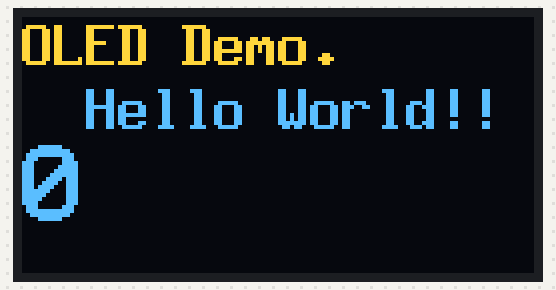
Bench run of a sketch on a simulated Arduino Uno, built with avr-gcc and run on an emulated ATmega328P. Parts: 128×64 one-colour display. The OLED is the two-colour kind (top 16 rows yellow).

Above: at 0.3 s.
At 4.4 s:
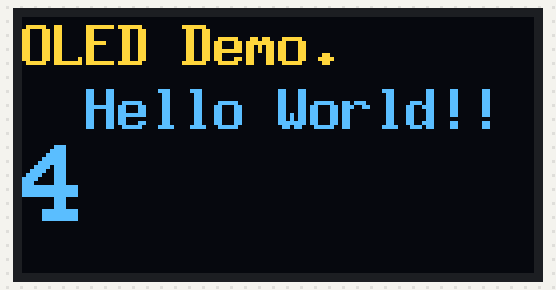
At 9.5 s:
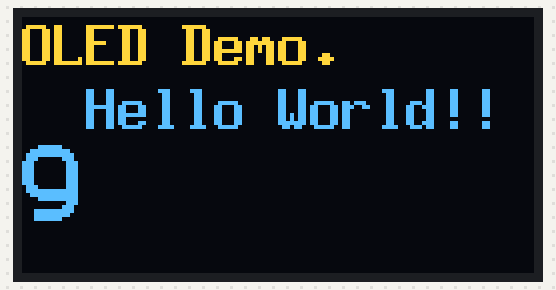
At 19.0 s:
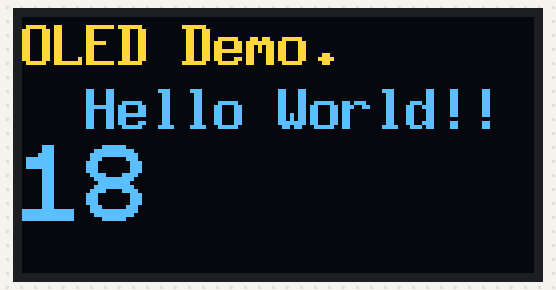
At 28.4 s:
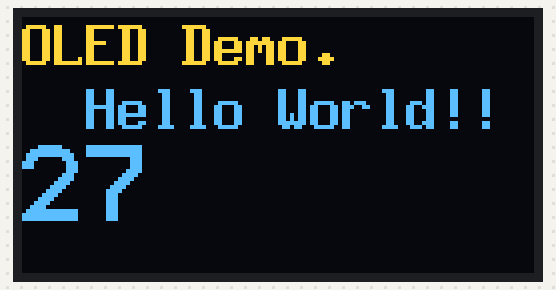
At 38.9 s:
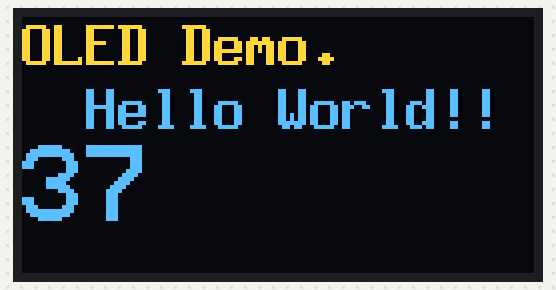

The sketch:

oled.ino
```cpp
// (licence header left out)
#include <U8x8lib.h>
U8X8_SSD1306_128X64_NONAME_HW_I2C u8x8(/* clock=*/ SCL, /* data=*/ SDA, /* reset=*/ U8X8_PIN_NONE);
#define U8X8_ENABLE_180_DEGREE_ROTATION 1

void setup(void) {
  u8x8.begin();
  u8x8.setFlipMode(U8X8_ENABLE_180_DEGREE_ROTATION);
  u8x8.setFont(u8x8_font_8x13B_1x2_f);
  u8x8.setCursor(0, 0);
  u8x8.print("OLED Demo.");
  u8x8.setCursor(2, 2);
  u8x8.print("Hello World!!");

  u8x8.setFont(u8x8_font_profont29_2x3_n);
}

long v = 0;
void loop(void) {
  u8x8.setCursor(0, 4);
  u8x8.print(v);
  v++;
  delay(1000);
}
```

Measured:
- what the display in image 0 shows lasts 1.0 s, from 0.3 s to 1.3 s
